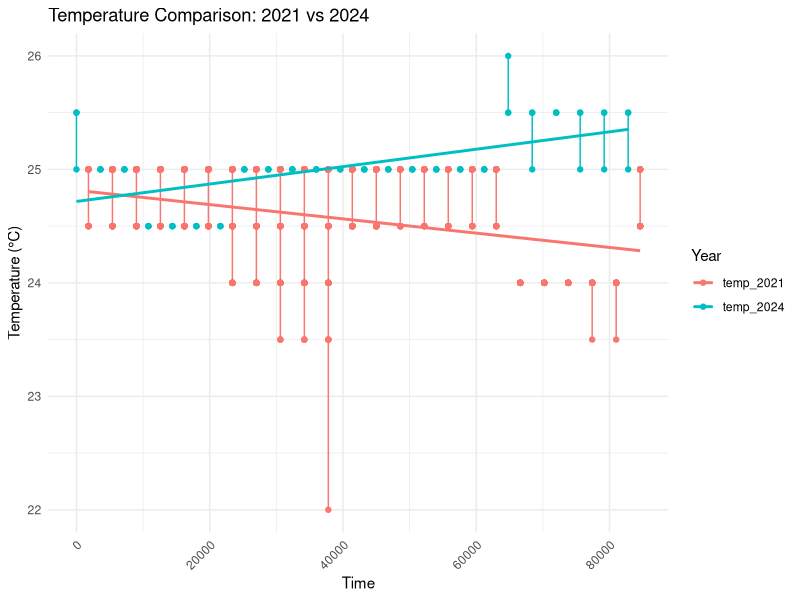

Write R code to recreate this figure.
# temp 

# load packages
library(dplyr)
library(tidyverse)

# load data 
gc422 <- read.csv("./data/GC_422-Rformatted.csv") %>%
  filter(Date != c("9/19/24", "9/20/24", "9/21/24", "9/22/24", "9/23/24"))

sliced_gc422 <- gc422 %>% 
  slice(-1:-93)

round1 <- read.csv("./data/2021_round3_Rformatted.csv")



colnames(sliced_gc422) <- c("Date", "Time", "temp_2024")
colnames(round1) <- c("Date", "Time", "Unit", "temp_2021")

# merge data 
data <- full_join(x = sliced_gc422, y = round1)
dim(gc422)
dim(round1)
dim(data)
head(data)

# pivot longer
dl <- data %>%
  pivot_longer(cols = c(temp_2021, temp_2024), names_to = "temp_year", values_to = "temp")

dl$Time <- hms(dl$Time)
summary(dl)

ggplot(data = dl, aes(x = Time, y = temp, group = temp_year, color = temp_year)) + 
  geom_line() +
  geom_point() +  # Optional: add points for better visibility
  geom_smooth(method = "lm", se = FALSE) +
  labs(title = "Temperature Comparison: 2021 vs 2024",
       x = "Time",
       y = "Temperature (°C)",
       color = "Year") +
  theme_minimal() + 
  theme(axis.text.x = element_text(angle = 45, hjust = 1))
